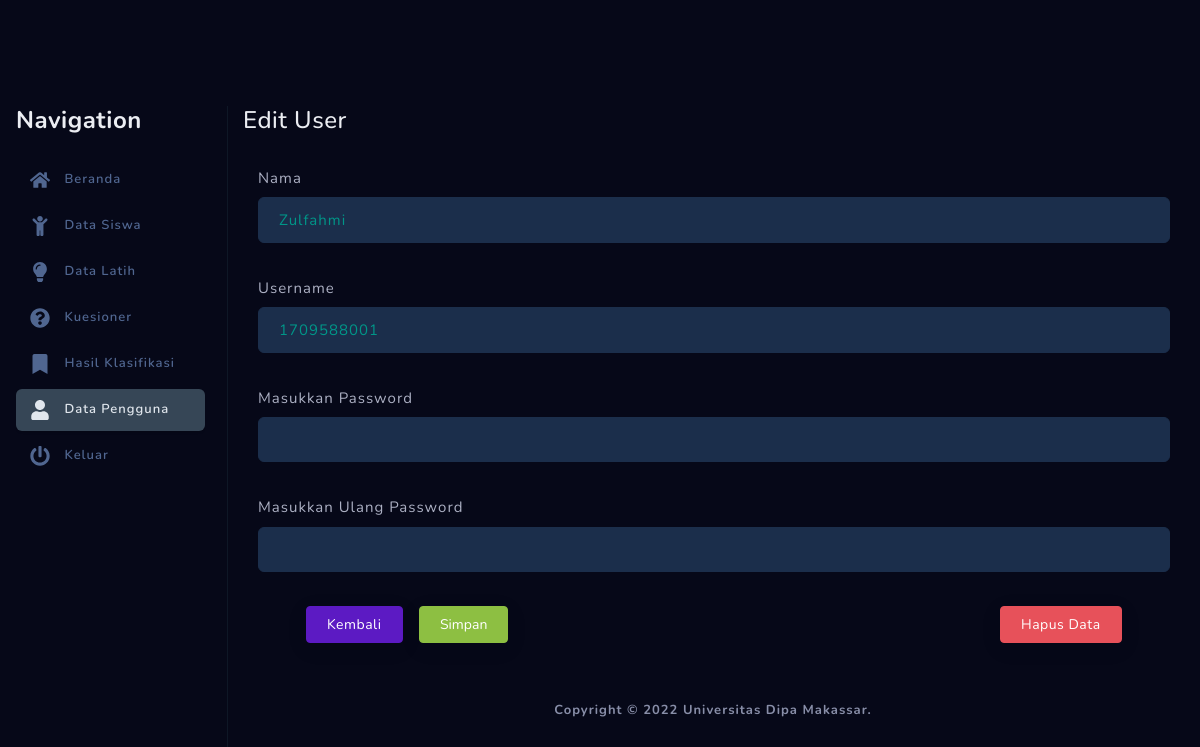
/users/details/80 (signed in), run on an earlier commit of the app's database.
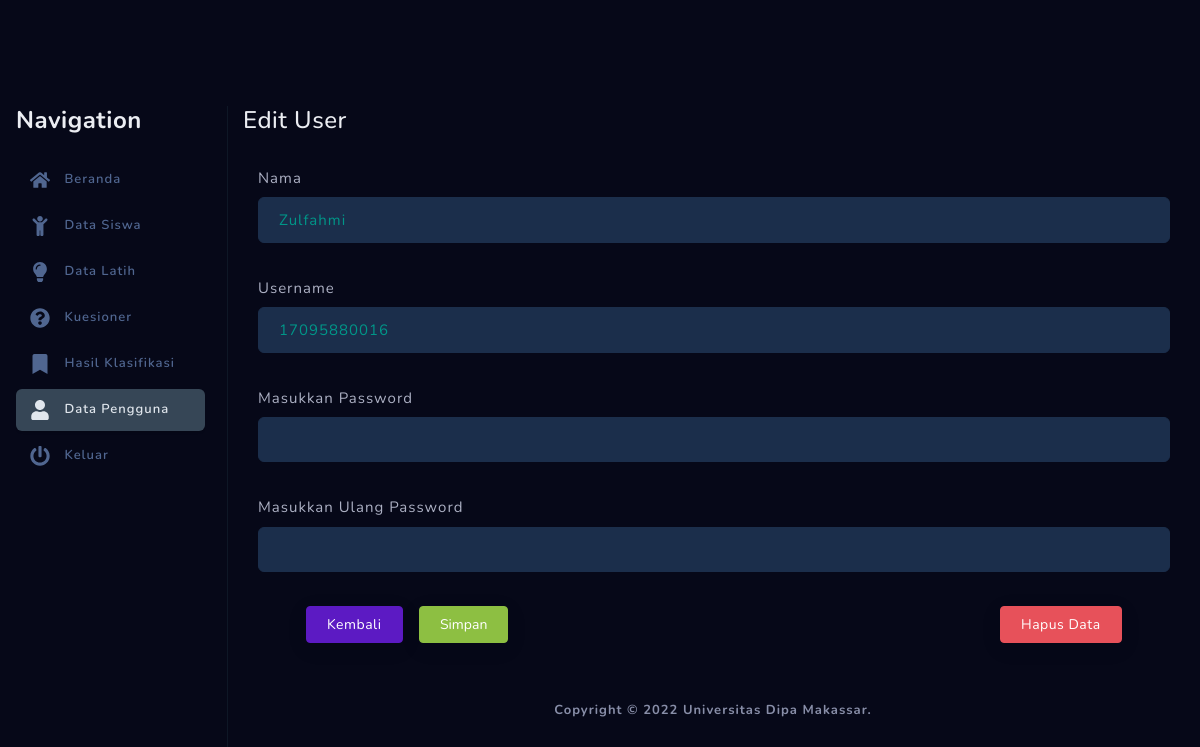
And on a later commit of the database.
### tables this page shows
CREATE TABLE `users` (
  `id_user` int(3) NOT NULL,
  `nama` varchar(50) DEFAULT NULL,
  `username` varchar(50) DEFAULT NULL,
  `password` text DEFAULT NULL,
  `level` char(1) DEFAULT NULL
);

### include/Core.php (called while the page is built, shortened)
<?php
class Controller
{
	protected function model($model, $params = []){
		$model = "/core/model/$model.php";
		include BASEPATH . $model;
		return $data;
	}
	protected function view($view, $model = null){
		$view = "/core/view/$view.php";
		include BASEPATH . $view;
	}
}

### core/controller/Users.php (called while the page is built, shortened)
<?php
class Users extends Controller
{
	function details($id){
		$data = $this->model('detail_users', ['id' => $id]);
		$this->view('detail_users', $data);
	}
}

### include/App.php (called while the page is built, shortened)
<?php
class App
{
	private $controller = 'Home';
	private $method = 'index';
	private $params = [];
	function __construct(){
		$url = $this->parseUrl();
		$e404 = false;
		if(!empty($url)){
			$this->controller = ucfirst($url[0]);
			unset($url[0]);
		}
		$this->controller = new $this->controller;
		if(!empty($url)){
			$this->method = $url[1];
			unset($url[1]);
		}
		if($e404){
			header('location:' . DEFAULT_ERROR_PAGE);
		}elseif(!empty($url)){
			$this->params = array_values($url);
		}
	}
	private function parseUrl(){
		$url = [];
		if(isset($_GET['url'])){
			$url = rtrim($_GET['url'], '/');
			$url = filter_var($url, FILTER_SANITIZE_URL);
			$url = explode('/', $url);
		}
		return $url;
	}
	function run(){
		call_user_func_array([$this->controller, $this->method], $this->params);
	}
}

### index.php (called while the page is built, shortened)
<?php
$app = new App();
$app->run();

### lib/Database.php (called while the page is built, shortened)
<?php
class Database
{
	private $host = DB_HOST;
	private $user = DB_USER;
	private $pass = DB_PASS;
	private $name = DB_NAME;
	private $db;
	private $stm;
	function __construct(){
		$db = "mysql:host=$this->host;dbname=$this->name";
		$option = array(
			PDO::ATTR_PERSISTENT => true,
			PDO::ATTR_ERRMODE => PDO::ERRMODE_EXCEPTION
		);
		try{
			$this->db = new PDO($db, $this->user, $this->pass, $option);
		}catch(PDOException $e){
			die($e->getMessage());
		}
	}
	function query($query){
		$this->stm = $this->db->prepare($query);
	}
	function bind($param, $value, $type = null){
		if(is_null($type)){
			$type = is_int($value) ? PDO::PARAM_INT
				: (is_bool($value) ? PDO::PARAM_BOOL
				: (is_null($value) ? PDO::PARAM_NULL
				: PDO::PARAM_STR));
		}
		$this->stm->bindValue($param, $value, $type);
	}
	function execute(){
		if($this->stm->execute()){
			return true;
		}
		return false;
	}
	function resultRow(){
		$this->execute();
		return $this->stm->fetch(PDO::FETCH_ASSOC);
	}
}

### core/model/detail_users.php (called while the page is built)
<?php
$database = new Database();
$database->query('SELECT id_user, nama, username FROM users WHERE id_user=:id');
$database->bind('id', $params['id']);
$data = array('user' => $database->resultRow());

### core/view/detail_users.php (the view, shortened to what this page needs)
?><div class="container">
	<div class="row">
		<div class="col-md-12">
			<h4 class="page-head-line">Edit User</h4>
		</div>
	</div>
	<div class="row">
		<div class="col-md-12">
			<div class="container-fluid">
				<form method="post" action="<?=BASEDOMAIN?>/users/edit/<?=$user['id_user']?>" onsubmit="return validatePass()">
					<div class="form-row my-4">
						<div class="col">
							<label>Nama</label>
							<input type="text" class="form-control"  name="nama" id="nama" value="<?=$user['nama']?>" required>
						</div>
					</div>
					<div class="form-row mb-4">
						<div class="col">
							<label>Username</label>
							<input type="text" class="form-control"  name="user_name" id="user_name" value="<?=$user['username']?>" required>
						</div>
					</div>
					<div class="form-row mb-4">
						<div class="col">
							<label>Masukkan Password</label>
							<input type="password" class="form-control"  name="pass1" id="pass1">
						</div>
					</div>
					<div class="form-row mb-4">
						<div class="col">
							<label>Masukkan Ulang Password</label>
							<input type="password" class="form-control"  name="pass2" id="pass2">
						</div>
					</div>
					<div class="d-flex justify-content-center px-5">
						<a href="<?=BASEDOMAIN?>/users/" class="btn btn-secondary mr-3">Kembali</a>
						<button type="submit" name="edit" class="btn btn-success" value="<?=$user['id_user']?>">Simpan</button>
						<a href="<?=BASEDOMAIN?>/users/del/<?=$user['id_user']?>" onclick="return confirmDelete()" class="btn btn-danger ml-auto">Hapus Data</a>
					</div>
				</form>
			</div>
		</div>
	</div>
</div><?php

What changed in the data, as far as the page shows it:
changed users "Zulfahmi": user_name "1709588001" → "17095880016"
